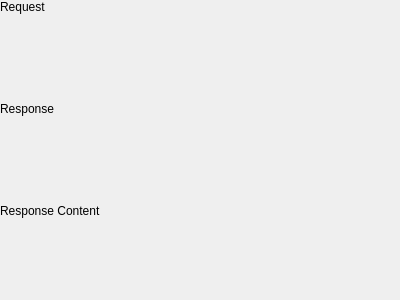
<ui version="4.0" >
 <class>LogView</class>
 <widget class="QWidget" name="LogView" >
  <property name="geometry" >
   <rect>
    <x>0</x>
    <y>0</y>
    <width>400</width>
    <height>300</height>
   </rect>
  </property>
  <layout class="QVBoxLayout" >
   <property name="leftMargin" >
    <number>0</number>
   </property>
   <property name="topMargin" >
    <number>0</number>
   </property>
   <property name="rightMargin" >
    <number>0</number>
   </property>
   <property name="bottomMargin" >
    <number>0</number>
   </property>
   <item>
    <widget class="QLabel" name="requestLabel" >
     <property name="text" >
      <string>Request</string>
     </property>
    </widget>
   </item>
   <item>
    <widget class="LogTree" native="1" name="request" >
     <property name="sizePolicy" >
      <sizepolicy vsizetype="Expanding" hsizetype="Preferred" >
       <horstretch>0</horstretch>
       <verstretch>0</verstretch>
      </sizepolicy>
     </property>
    </widget>
   </item>
   <item>
    <widget class="QLabel" name="responseLabel" >
     <property name="text" >
      <string>Response</string>
     </property>
    </widget>
   </item>
   <item>
    <widget class="LogTree" native="1" name="response" >
     <property name="sizePolicy" >
      <sizepolicy vsizetype="Expanding" hsizetype="Preferred" >
       <horstretch>0</horstretch>
       <verstretch>0</verstretch>
      </sizepolicy>
     </property>
    </widget>
   </item>
   <item>
    <widget class="QLabel" name="contentLabel" >
     <property name="text" >
      <string>Response Content</string>
     </property>
    </widget>
   </item>
   <item>
    <widget class="QLabel" name="content" >
     <property name="sizePolicy" >
      <sizepolicy vsizetype="Expanding" hsizetype="Preferred" >
       <horstretch>0</horstretch>
       <verstretch>0</verstretch>
      </sizepolicy>
     </property>
     <property name="wordWrap" >
      <bool>true</bool>
     </property>
    </widget>
   </item>
  </layout>
 </widget>
 <customwidgets>
  <customwidget>
   <class>LogTree</class>
   <extends>QWidget</extends>
   <header>LogTree.h</header>
   <container>1</container>
  </customwidget>
 </customwidgets>
 <resources/>
 <connections/>
</ui>
